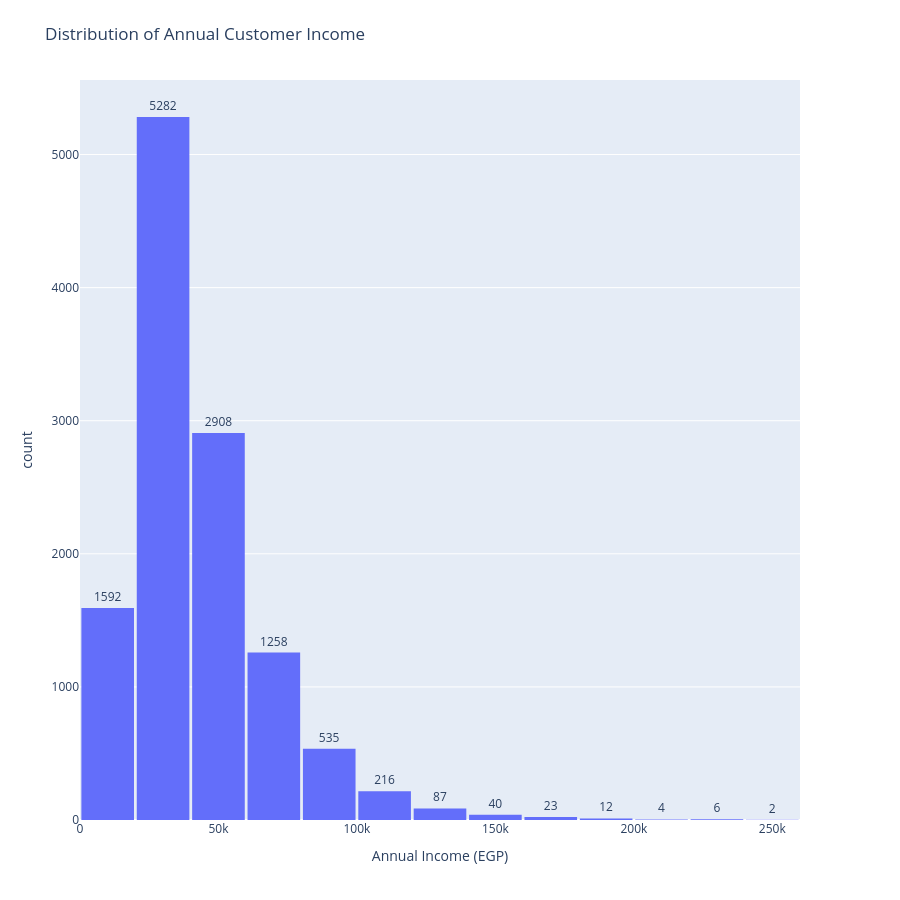

This figure's notebook cell:
### Markdown cell above
**Answer:** Annual customer income ranges from **4,199 EGP** to **250,000 EGP**, with an average annual income of **42,426.21 EGP** and a median of **36,566 EGP**. The middle 50% of customers have annual incomes between **25,306 EGP** and **52,699 EGP**.

### Code cell
fig = px.histogram(df, x="annual_income_egp",
                    nbins=20,
                    labels={"annual_income_egp": "Annual Income (EGP)", "count": "Number of Customers"},
                    title="Distribution of Annual Customer Income")

fig.update_traces(texttemplate="%{y}", textposition="outside")

fig.update_layout(height=900, margin=dict(l=80, r=100, t=80, b=80), bargap=0.05)

fig.show()

### Figure 1 — Plotly figure (JSON) as saved in the notebook; plotly's stock layout.template omitted (floating-point values rounded to 4 significant figures; data arrays with more than 128 entries replaced by an {"elided": "..."} marker saying what was removed)
{"data": [{"bingroup": "x", "hovertemplate": "Annual Income (EGP)=%{x}<br>count=%{y}<extra></extra>", "legendgroup": "", "marker": {"color": "#636efa", "pattern": {"shape": ""}}, "name": "", "nbinsx": 20, "orientation": "v", "showlegend": false, "textposition": "outside", "texttemplate": "%{y}", "type": "histogram", "x": {"elided": "11965 float values"}, "xaxis": "x", "yaxis": "y"}], "layout": {"bargap": 0.05, "barmode": "relative", "height": 900, "legend": {"tracegroupgap": 0}, "margin": {"b": 80, "l": 80, "r": 100, "t": 80}, "title": {"text": "Distribution of Annual Customer Income"}, "xaxis": {"anchor": "y", "domain": [0, 1], "title": {"text": "Annual Income (EGP)"}}, "yaxis": {"anchor": "x", "domain": [0, 1], "title": {"text": "count"}}}}
